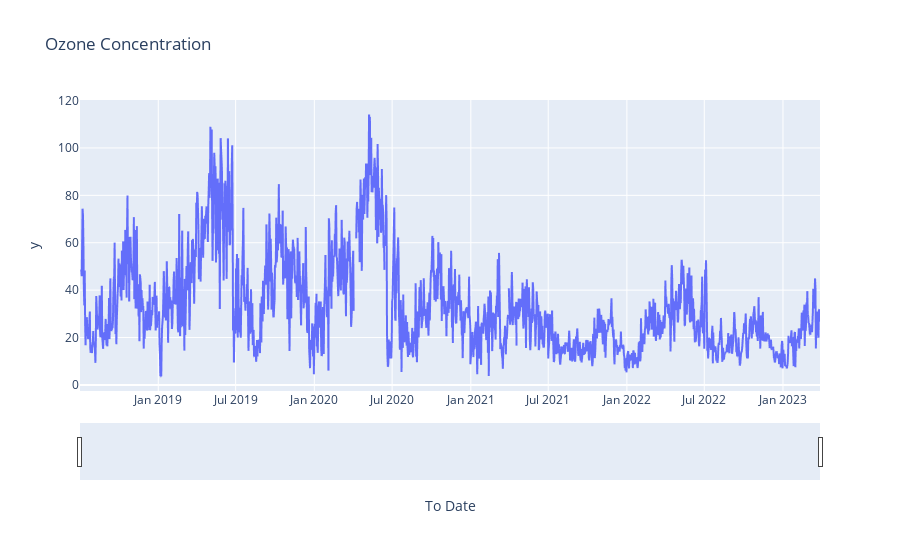

This figure's notebook cell:
### Code cell
import plotly.express as px
fig = px.line(oz_data, x=oz_data.index, y=oz_data.values, title='Ozone Concentration')
fig.update_xaxes(rangeslider_visible=True)
fig.show()

### Figure 1 — Plotly figure (JSON) as saved in the notebook; plotly's stock layout.template omitted (floating-point values rounded to 4 significant figures; data arrays with more than 128 entries replaced by an {"elided": "..."} marker saying what was removed)
{"data": [{"hovertemplate": "To Date=%{x}<br>y=%{y}<extra></extra>", "legendgroup": "", "line": {"color": "#636efa", "dash": "solid"}, "marker": {"symbol": "circle"}, "mode": "lines", "name": "", "showlegend": false, "type": "scattergl", "x": {"elided": "1732 str values"}, "xaxis": "x", "y": {"elided": "1732 float values"}, "yaxis": "y"}], "layout": {"legend": {"tracegroupgap": 0}, "title": {"text": "Ozone Concentration"}, "xaxis": {"anchor": "y", "domain": [0, 1], "rangeslider": {"visible": true}, "title": {"text": "To Date"}}, "yaxis": {"anchor": "x", "domain": [0, 1], "title": {"text": "y"}}}}
